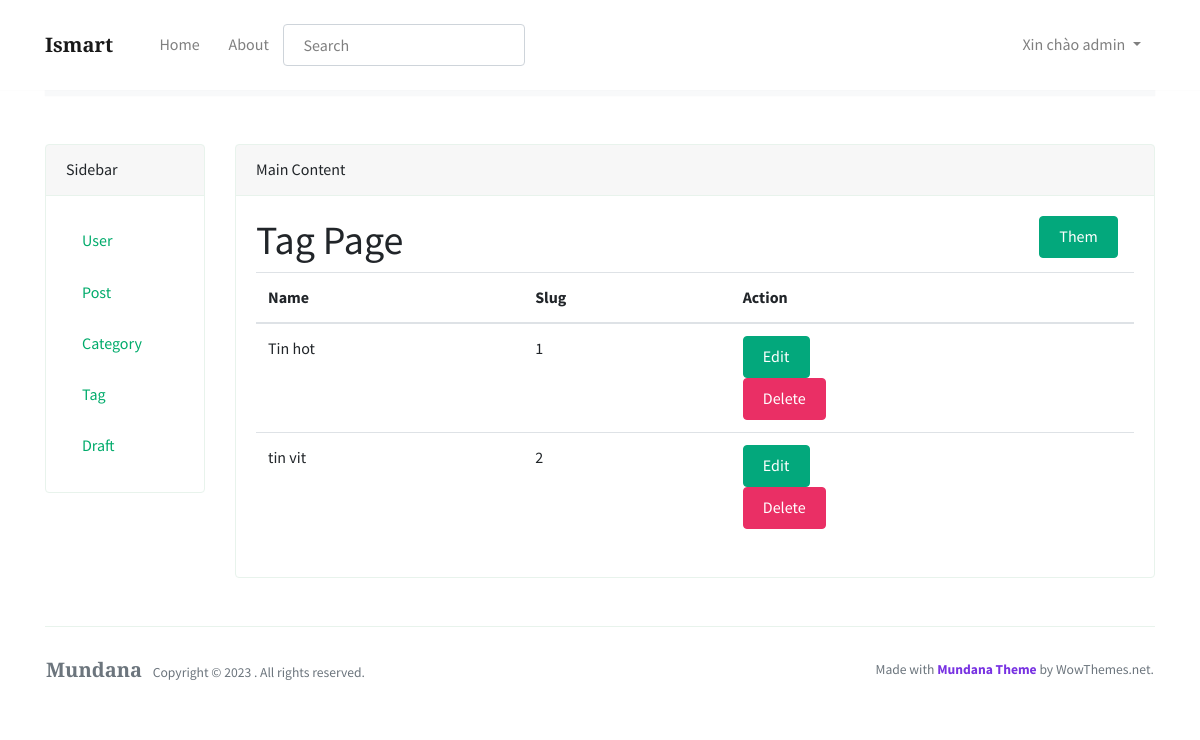
Screenshot of /myadmin/tag (signed in) with the database file from the repository.
### blogsite/models.py (models this page shows, shortened)
class Tag(models.Model):
    name = models.CharField(max_length=255)
    slug = models.SlugField(unique=True)

### blogsite/views.py (the view)
# urls.py: path('myadmin/tag',views.ViewTag,name='admin_tag'),
@decorators.login_required(login_url='login')
def ViewTag(request):
    if get_superuser_data(request.user):
        tag = Tag.objects.all()
        context = {'tag':tag}
        return render(request,'admin/tag/index.html',context)
    else:
        return redirect('403')

### blogsite/views.py (called while the page is built)
def get_superuser_data(user):
    if user.is_superuser:
        return True
    else:
        return False

### blogsite/templates/admin/tag/index.html (shortened to what this page needs)
{% extends "admin/base.html" %}
{% block content %}
<h1>Tag Page<a href="{%url 'CreateTag'%}" class="btn btn-success float-right mr-3">Them</a></h1>
    <table class="table">
        <thead>
          <tr>
            <th scope="col">Name</th>
            <th scope="col">Slug</th>
            <th scope="col">Action</th>
          </tr>
        </thead>
        <tbody>
            {%for data in tag%}
          <tr>
            <td>{{data.name}}</td>
            <td>{{data.slug}}</td>
            <td>
              <a href="{%url 'edit_tag' data.id%}" class="btn btn-success">Edit</a>
              <form method="delete" action="{%url 'delete_tag' data.id%}">
                <input type="submit" class="btn btn-danger" value="Delete">
              </form>
            </td>
          </tr>
          {% endfor %}
        </tbody>
      </table>
{% endblock %}

### blogsite/templates/admin/base.html (shortened to what this page needs)
{%load static%}
<!DOCTYPE html>
<html lang="en">
<head>
<link rel="stylesheet" href="https://cdnjs.cloudflare.com/ajax/libs/font-awesome/6.4.2/css/all.min.css" />
<link rel="stylesheet" href="https://use.fontawesome.com/releases/v5.3.1/css/all.css">
<link href={% static "css/style.css" %} rel="stylesheet"/>
</head>
<body>
    <nav class="topnav navbar navbar-expand-lg navbar-light bg-white fixed-top">
        <div class="container">
            <a class="navbar-brand" href={%url 'index'%}><strong>Ismart</strong></a>
            <div class="navbar-collapse collapse" id="navbarColor02" style="">
                <ul class="navbar-nav mr-auto d-flex align-items-center">
                    <li class="nav-item">
                        <a class="nav-link" href="{%url 'index'%}">Home <span class="sr-only">(current)</span></a>
                    </li>
                    <li class="nav-item">
                        <a class="nav-link" href="{%url 'about'%}">About</a>
                    </li>
                    <li class="nav-item mt-3">
                        <form method="POST" action="{% url "result_search" %}">
                            <div class="md-form active-pink active-pink-2 mb-3 mt-0">
                                <input class="form-control" type="text" name="searched" placeholder="Search" aria-label="Search">
                            </div>
                        </form>
                    </li>
                </ul>
                <ul class="navbar-nav ml-auto d-flex align-items-center">
                    {% if user.is_authenticated %}
                    <li class="nav-item dropdown" onmouseover="showDropdown()" onmouseout="hideDropdown()">
                        <a class="nav-link dropdown-toggle" href="#" id="navbarDropdown" role="button" data-bs-toggle="dropdown" aria-expanded="false">
                            Xin chào {{ user.username }}
                        </a>
                    </li>
                    {% else %}
                        <li class="nav-item highlight">
                            <a class="nav-link" href="{% url 'login' %}"><i class="fa-solid fa-right-to-bracket"></i> Login</a>
                        </li>
                    {% endif %}
                </ul>
            </div>
        </div>
    </nav>
        <div class="container">
            <div class="row mt-5">
                <div class="col-md-2">
                    <div class="card">
                        <div class="card-header">
                            Sidebar
                        </div>
                        <div class="card-body">
                            <ul class="nav flex-column">
                                <li class="nav-item">
                                    <a class="nav-link" href="{%url 'user'%}">User</a>
                                </li>
                                <li class="nav-item">
                                    <a class="nav-link" href="{%url 'admin_post'%}">Post</a>
                                </li>
                                <li class="nav-item">
                                    <a class="nav-link" href="{%url 'admin_category'%}">Category</a>
                                </li>
                                <li class="nav-item">
                                    <a class="nav-link" href="{%url 'admin_tag'%}">Tag</a>
                                </li>
                                <li class="nav-item">
                                    <a class="nav-link" href="{% url 'admin_draft'%}">Draft</a>
                                </li>
                            </ul>
                        </div>
                    </div>
                </div>
                <div class="col-md-10">
                    <div class="card">
                        <div class="card-header">
                            Main Content
                        </div>
                        <div class="card-body">
                            {% block content %}
                            {% endblock %}
                        </div>
                    </div>
                </div>
            </div>
        </div>
    <div class="container mt-5">
        <footer class="bg-white border-top p-3 text-muted small">
        <div class="row align-items-center justify-content-between">
            <div>
                <span class="navbar-brand mr-2"><strong>Mundana</strong></span> Copyright &copy;
                 . All rights reserved.
            </div>
            <div>
                Made with <a target="_blank" class="text-secondary font-weight-bold" href="https://www.wowthemes.net/mundana-free-html-bootstrap-template/">Mundana Theme</a> by WowThemes.net.
            </div>
        </div>
        </footer>
    </div>
</body>
</html>

### blogsite/templates/admin/base.html (style rules this page uses)
.nav-item { position: relative; }

### rows the page displays
Tag: name "Tin hot", slug "1"
Tag: name "tin vit", slug "2"

### other values shown
{{ user.username }} "admin"
